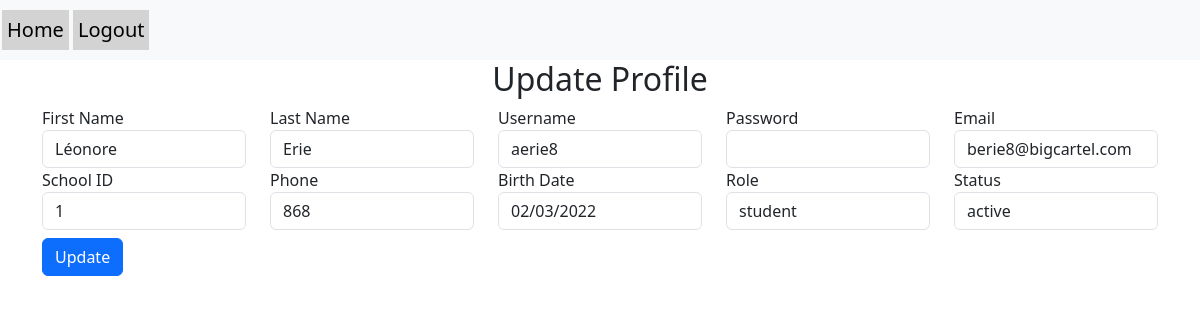
The page /LA-Users.php (signed in) on the database its author committed.
### tables this page shows
create table if not exists user
(
    id         int(10) auto_increment
        primary key,
    school_id  int(7)                                     not null,
    first_name varchar(20)                                not null,
    last_name  varchar(20)                                not null,
    username   varchar(20)                                not null,
    password   varchar(20)                                not null,
    phone      int(10)                                    not null,
    email      varchar(25)                                not null,
    birth_date date                                       not null,
    role       enum ('local_admin', 'teacher', 'student') not null,
    status     enum ('active', 'not_active')              not null,
    constraint fk_school_id2
        foreign key (school_id) references school (id)
            on update cascade
)
    collate = latin1_swedish_ci;

### LA-Users.php (the view, shortened to what this page needs)
<?php
require_once 'conn.php';
$userID = $_SESSION['user_id'];
$sql = "SELECT * FROM user WHERE id = $userID";
$result = mysqli_query($conn, $sql);
if ($result) {
    $user = mysqli_fetch_assoc($result);
} else {
    echo "Error: " . mysqli_error($conn);
}
?>
<!doctype html>
<html lang="en">
<head>
  <link href="https://cdn.jsdelivr.net/npm/bootstrap@5.3.0-alpha3/dist/css/bootstrap.min.css" rel="stylesheet">
</head>
<body>
	<nav class="navbar navbar-expand-lg navbar-light bg-light">
	  <a class="navbar-brand" href="LocalAdmin_layout.php" style="background-color: lightgray; padding: 5px; margin: 2px;">Home</a>
	  <a class="navbar-brand" href="logout.php" style="background-color: lightgray; padding: 5px; margin: 2px;">Logout</a>
	</nav>
    <div class="container">
        <h2 style="text-align: center;">Update Profile</h2>
        <form method="POST" action="LA-Users.php">
			<div class="row">
                <div class="col">
                    <div class="form-group">
                        <label for="firstName">First Name</label>
                        <input type="text" class="form-control" id="firstName" name="firstName" value="<?php echo $user['first_name']; ?>" <?php echo ($_SESSION['role'] !== 'student') ? '' : 'readonly'; ?>>
                    </div>
                </div>
                <div class="col">
                    <div class="form-group">
                        <label for="lastName">Last Name</label>
                        <input type="text" class="form-control" id="lastName" name="lastName" value="<?php echo $user['last_name']; ?>" <?php echo ($_SESSION['role'] !== 'student') ? '' : 'readonly'; ?>>
                    </div>
                </div>
                <div class="col">
                    <div class="form-group">
                        <label for="username">Username</label>
                        <input type="text" class="form-control" id="username" name="username" value="<?php echo $user['username']; ?>" <?php echo ($_SESSION['role'] !== 'student') ? '' : 'readonly'; ?>>
                    </div>
                </div>
                <div class="col">
                    <div class="form-group">
                        <label for="password">Password</label>
                        <input type="password" class="form-control" id="password" name="password">
                    </div>
                </div>
                <div class="col">
                    <div class="form-group">
                        <label for="email">Email</label>
                        <input type="email" class="form-control" id="email" name="email" value="<?php echo $user['email']; ?>" <?php echo ($_SESSION['role'] !== 'student') ? '' : 'readonly'; ?>>
                    </div>
                </div>
            </div>
            <div class="row">
                <div class="col">
                    <div class="form-group">
                        <label for="schoolID">School ID</label>
                        <input type="text" class="form-control" id="schoolID" name="schoolID" value="<?php echo $user['school_id']; ?>" readonly>
                    </div>
                </div>
                <div class="col">
                    <div class="form-group">
                        <label for="phone">Phone</label>
                        <input type="text" class="form-control" id="phone" name="phone" value="<?php echo $user['phone']; ?>" <?php echo ($_SESSION['role'] !== 'student') ? '' : 'readonly'; ?>>
                    </div>
                </div>
                <div class="col">
                    <div class="form-group">
                        <label for="birthDate">Birth Date</label>
                        <input type="date" class="form-control" id="birthDate" name="birthDate" value="<?php echo $user['birth_date']; ?>" <?php echo ($_SESSION['role'] !== 'student') ? '' : 'readonly'; ?>>
                    </div>
                </div>
				<div class="col">
					<div class="form-group">
						<label for="role">Role</label>
						<input type="text" class="form-control" id="role" name="role" value="<?php echo $_SESSION['role']; ?>" readonly>
					</div>
				</div>
				<div class="col">
					<div class="form-group">
						<label for="status">Status</label>
						<input type="text" class="form-control" id="status" name="status" value="<?php echo $user['status']; ?>" readonly>
					</div>
				</div>
            </div>
			<button type="submit" class="btn btn-primary mt-2">Update</button>
        </form>
    </div>
</body>
</html>

### rows shown on the page
user: firstName "Léonore", lastName "Erie", username "aerie8", email "berie8@bigcartel.com", schoolID "1", phone "868", birthDate "02/03/2022", status "active"
